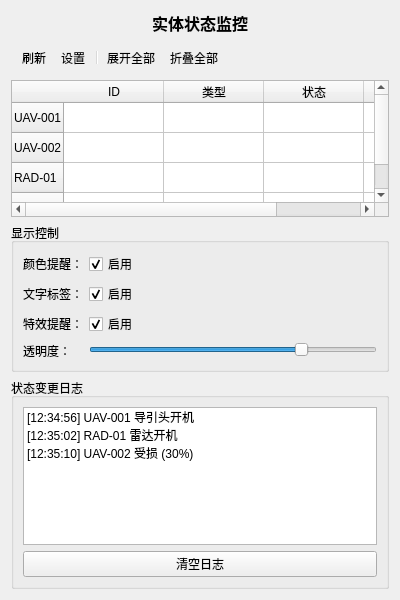
<?xml version="1.0" encoding="UTF-8"?>
<ui version="4.0">
 <class>EntityStatusWidget</class>
 <widget class="QWidget" name="EntityStatusWidget">
  <property name="geometry">
   <rect>
    <x>0</x>
    <y>0</y>
    <width>400</width>
    <height>600</height>
   </rect>
  </property>
  <property name="windowTitle">
   <string>实体状态显示</string>
  </property>
  <layout class="QVBoxLayout" name="verticalLayout">
   <!-- 标题栏 -->
   <item>
    <widget class="QLabel" name="labelTitle">
     <property name="text">
      <string>实体状态监控</string>
     </property>
     <property name="alignment">
      <set>Qt::AlignCenter</set>
     </property>
     <property name="font">
      <font>
       <pointsize>12</pointsize>
       <weight>75</weight>
      </font>
     </property>
    </widget>
   </item>
   <!-- 工具栏 -->
   <item>
    <widget class="QToolBar" name="toolBar">
     <property name="iconSize">
      <size>
       <width>16</width>
       <height>16</height>
      </size>
     </property>
     <addaction name="actionRefresh"/>
     <addaction name="actionSettings"/>
     <addaction name="separator"/>
     <addaction name="actionExpandAll"/>
     <addaction name="actionCollapseAll"/>
    </widget>
   </item>
   <!-- 实体状态表格 -->
   <item>
    <widget class="QTableWidget" name="tableEntityStatus">
     <property name="columnCount">
      <number>4</number>
     </property>
     <attribute name="horizontalHeaderStretchLastSection">
      <bool>true</bool>
     </attribute>
     <column>
      <property name="text">
       <string>ID</string>
      </property>
     </column>
     <column>
      <property name="text">
       <string>类型</string>
      </property>
     </column>
     <column>
      <property name="text">
       <string>状态</string>
      </property>
     </column>
     <column>
      <property name="text">
       <string>视觉提醒</string>
      </property>
     </column>
     <row>
      <property name="text">
       <string>UAV-001</string>
      </property>
     </row>
     <row>
      <property name="text">
       <string>UAV-002</string>
      </property>
     </row>
     <row>
      <property name="text">
       <string>RAD-01</string>
      </property>
     </row>
     <row>
      <property name="text">
       <string>SAM-01</string>
      </property>
     </row>
    </widget>
   </item>
   <!-- 状态显示控制组 -->
   <item>
    <widget class="QGroupBox" name="groupBoxControl">
     <property name="title">
      <string>显示控制</string>
     </property>
     <layout class="QFormLayout" name="formLayout">
      <item row="0" column="0">
       <widget class="QLabel" name="labelColor">
        <property name="text">
         <string>颜色提醒：</string>
        </property>
       </widget>
      </item>
      <item row="0" column="1">
       <widget class="QCheckBox" name="checkColor">
        <property name="text">
         <string>启用</string>
        </property>
        <property name="checked">
         <bool>true</bool>
        </property>
       </widget>
      </item>
      <item row="1" column="0">
       <widget class="QLabel" name="labelText">
        <property name="text">
         <string>文字标签：</string>
        </property>
       </widget>
      </item>
      <item row="1" column="1">
       <widget class="QCheckBox" name="checkText">
        <property name="text">
         <string>启用</string>
        </property>
        <property name="checked">
         <bool>true</bool>
        </property>
       </widget>
      </item>
      <item row="2" column="0">
       <widget class="QLabel" name="labelEffect">
        <property name="text">
         <string>特效提醒：</string>
        </property>
       </widget>
      </item>
      <item row="2" column="1">
       <widget class="QCheckBox" name="checkEffect">
        <property name="text">
         <string>启用</string>
        </property>
        <property name="checked">
         <bool>true</bool>
        </property>
       </widget>
      </item>
      <item row="3" column="0">
       <widget class="QLabel" name="labelOpacity">
        <property name="text">
         <string>透明度：</string>
        </property>
       </widget>
      </item>
      <item row="3" column="1">
       <widget class="QSlider" name="sliderOpacity">
        <property name="minimum">
         <number>20</number>
        </property>
        <property name="maximum">
         <number>100</number>
        </property>
        <property name="value">
         <number>80</number>
        </property>
        <property name="orientation">
         <enum>Qt::Horizontal</enum>
        </property>
       </widget>
      </item>
     </layout>
    </widget>
   </item>
   <!-- 实时状态更新日志（可选） -->
   <item>
    <widget class="QGroupBox" name="groupBoxLog">
     <property name="title">
      <string>状态变更日志</string>
     </property>
     <layout class="QVBoxLayout" name="verticalLayout_2">
      <item>
       <widget class="QListWidget" name="listLog">
        <item>
         <property name="text">
          <string>[12:34:56] UAV-001 导引头开机</string>
         </property>
        </item>
        <item>
         <property name="text">
          <string>[12:35:02] RAD-01 雷达开机</string>
         </property>
        </item>
        <item>
         <property name="text">
          <string>[12:35:10] UAV-002 受损 (30%)</string>
         </property>
        </item>
       </widget>
      </item>
      <item>
       <widget class="QPushButton" name="btnClearLog">
        <property name="text">
         <string>清空日志</string>
        </property>
       </widget>
      </item>
     </layout>
    </widget>
   </item>
  </layout>
  <!-- 动作定义 -->
  <action name="actionRefresh">
   <property name="text">
    <string>刷新</string>
   </property>
  </action>
  <action name="actionSettings">
   <property name="text">
    <string>设置</string>
   </property>
  </action>
  <action name="actionExpandAll">
   <property name="text">
    <string>展开全部</string>
   </property>
  </action>
  <action name="actionCollapseAll">
   <property name="text">
    <string>折叠全部</string>
   </property>
  </action>
 </widget>
 <resources/>
 <connections/>
</ui>
